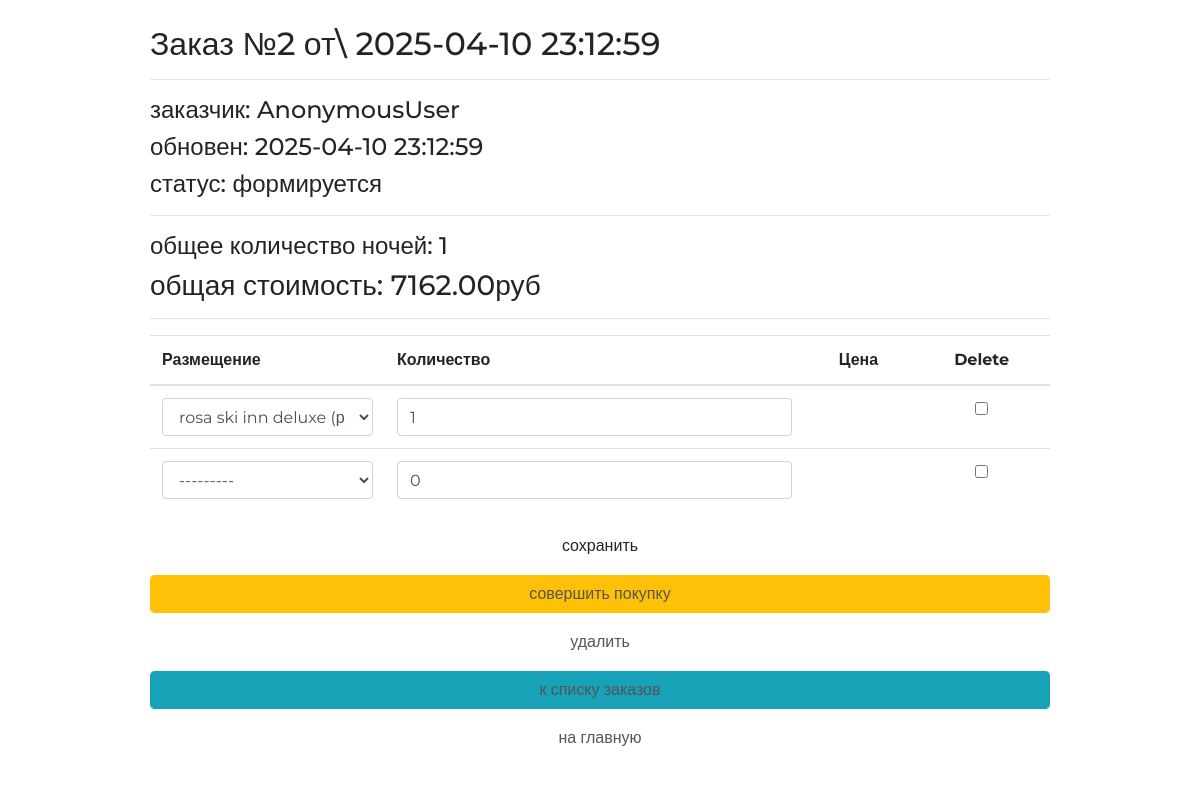
The page /order/update/2/ on the database its author committed.
### ordersapp/models.py (models this page shows, shortened)
class Order(models.Model):
    FORMING = 'FM'
    SENT_TO_PROCEED = 'STP'
    PROCEEDED = 'PRD'
    PAID = 'PD'
    READY = 'RDY'
    CANCEL = 'CNL'
    ORDER_STATUS_CHOICES = (
        (FORMING, 'формируется'),
        (SENT_TO_PROCEED, 'отправлен в обработку'),
        (PROCEEDED, 'оплачен'),
        (PAID, 'обрабатывается'),
        (READY, 'подтверждён размещением'),
        (CANCEL, 'отменён'),
    )
    user = models.ForeignKey(
        settings.AUTH_USER_MODEL, on_delete=models.CASCADE)
    created = models.DateTimeField(verbose_name='создан', auto_now_add=True)
    updated = models.DateTimeField(verbose_name='обновлён', auto_now=True)
    status = models.CharField(
        verbose_name='статус',
        max_length=3,
        choices=ORDER_STATUS_CHOICES,
        default=FORMING)
    is_active = models.BooleanField(verbose_name='активен', default=True)
    class Meta:
        ordering = ('-created',)
        verbose_name = 'заказ'
        verbose_name_plural = 'заказы'
    def get_total_nights(self):
        accommodations = self.orderitems.select_related()
        return sum(list(map(lambda x: x.nights, accommodations)))
    def get_total_cost(self):
        accommodation = self.orderitems.select_related()
        return sum(list(map(lambda x: x.nights * x.accommodation.price,
                            accommodation)))

class OrderItem(models.Model):
    order = models.ForeignKey(Order, related_name='orderitems',
                               on_delete=models.CASCADE)
    accommodation = models.ForeignKey(
        Accommodation, verbose_name='размещение', on_delete=models.CASCADE)
    nights = models.PositiveIntegerField(verbose_name='количество', default=0)

### mainapp/models.py (models this page shows, shortened)
class Accommodation(models.Model):
    country = models.ForeignKey(ListOfCountries, on_delete=models.CASCADE)
    region = models.ForeignKey(Regions, on_delete=models.CASCADE)
    name = models.CharField(verbose_name='название проживания', max_length=128,
                            unique=True)
    image = models.ImageField(upload_to='accommodation_img', blank=True)
    short_desc = models.TextField(verbose_name='краткое описание продукта',
                                  max_length=60, blank=True)
    description = models.TextField(verbose_name='описание продукта',
                                   blank=True)
    availability = models.PositiveIntegerField(verbose_name=
                                               'количество свободных номеров')
    price = models.DecimalField(
        verbose_name='цена', max_digits=8, decimal_places=2, default=0)
    room_desc = models.TextField(verbose_name='краткое описание комнаты',
                                 max_length=60, blank=True)
    is_active = models.BooleanField(verbose_name='активна', default=True)
    def __str__(self):
        return f'{self.name} ({self.country.name})'

### ordersapp/views.py (the view)
# urls.py: path('update/<int:pk>/', ordersapp.OrderItemsUpdate.as_view(), name='order_update'),
class OrderItemsUpdate(UpdateView):
    model = Order
    fields = []
    success_url = reverse_lazy('ordersapp:orders_list')
    def get_context_data(self, **kwargs):
        data = super(OrderItemsUpdate, self).get_context_data(**kwargs)
        OrderFormSet = inlineformset_factory(Order,
                                             OrderItem,
                                             form=OrderItemForm,
                                             extra=1,
                                             fields='__all__')
        if self.request.POST:
            data['orderitems'] = OrderFormSet(self.request.POST, instance=self.object)
        else:
            data['orderitems'] = OrderFormSet(instance=self.object)
        return data

### ordersapp/templates/ordersapp/order_form.html (shortened to what this page needs)
{% extends "ordersapp/base.html" %}
{% load static %}
{% load cache %}
{% block content %}
    {% include 'ordersapp/includes/inc_order_summary.html' %}
    <div class="order_form">
        <form action="" method="post">
            <table class="table">
                {% for form in orderitems.forms %}
                    {% if forloop.first %}
                        <thead>
                        <tr>
                            {% for field in form.visible_fields %}
                                <th class="{% cycle 'td1' 'td2' 'td3' 'td4' %} order formset_td">
                                    {{ field.label|capfirst }}
                                </th>
                            {% endfor %}
                        </tr>
                        </thead>
                    {% endif %}
                    <tr class="formset_row">
                        {% for field in form.visible_fields %}
                            <td class="{% cycle 'td1' 'td2' 'td3' 'td4' %} order formset_td">
                                {% if field.name != 'price' %}
                                    {% if field.name == 'product' %}
                                        {% cache 3600 orderitemform_product field.value %}
                                            {{ field }}
                                        {% endcache %}
                                    {% else %}
                                        {{ field }}
                                    {% endif %}
                                {% else %}
                                    {% if field.value %}
                                        <span class="orderitems-{{ forloop.parentloop.counter0 }}-price">{{ field.value }}</span> руб
                                    {% endif %}
                                {% endif %}
                            </td>
                        {% endfor %}
                    </tr>
                {% endfor %}
            </table>
            <button type="submit" value="сохранить" class="btn btn-default btn-round form-control last">сохранить</button>
            {% include 'ordersapp/includes/inc_order_actions.html' %}
        </form>
    </div>
{% endblock %}

### ordersapp/templates/ordersapp/includes/inc_order_summary.html (shortened to what this page needs)
{% if object %}
    <div class="h2">Заказ №{{ object.pk }} от\
        {{ object.created|date:"Y-m-d H:i:s" }}</div>
    <hr>
    <div class="h4">заказчик: {{ user }} </div>
    <div class="h4">обновен: {{ object.updated|date:"Y-m-d H:i:s" }}</div>
    <div class="h4">статус: {{ object.get_status_display }}</div>
    <hr>
    <div class="h4">
        общее количество ночей: <span class="order_total_quantity">
        {{ object.get_total_nights }}</span>
    </div>
    <div class="h3">
        общая стоимость: <span class="order_total_cost">
        {{ object.get_total_cost }}</span>руб
    </div>
{% endif %}
<hr>

### static/css/style.css (style rules this page uses)
* { margin: 0; padding: 0; }
button.last { margin-bottom: 10px; }
.td3.order.formset_td { text-align: center; }
.td4.order.formset_td { text-align: center; }
body { font-family: 'Montserrat', sans-serif; }
html, body { height: 100%; }
table { width: 100%; }
td:first-child { width: 235px; }

### rows shown on the page
Order: pk "2", created "2025-04-10 23:12:59", updated "2025-04-10 23:12:59", status "формируется", get_total_nights "1", get_total_cost "7162.00"

### other values the page prints
{{ user }} "AnonymousUser"
{{ field.label|capfirst }} "Размещение" "Количество" "Цена" "Delete"
